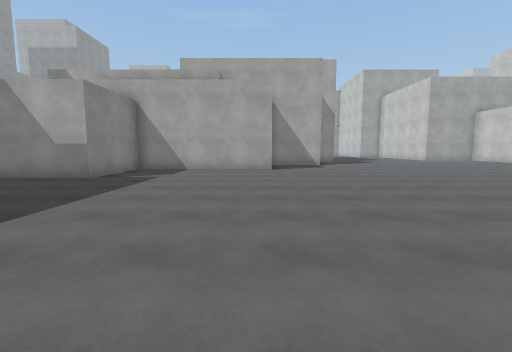
[1] (above)

19 first-person views from a walk through a 3-D level made in the Unity game engine. The camera is 1.4 m above the floor, tilts 6° down and sees 90° across. The floor is counted in squares, 2 m on a side. Each view is taken from the middle of a square. On the plan, view 1 faces up. The plan holds only what a view shows up to about 9 squares ahead; the rest is blank. The place goes on beyond the plan. Surface patterns are stand-ins for the level's own textures.

[2]
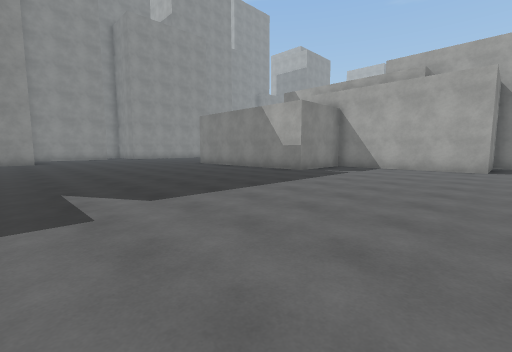

[3]
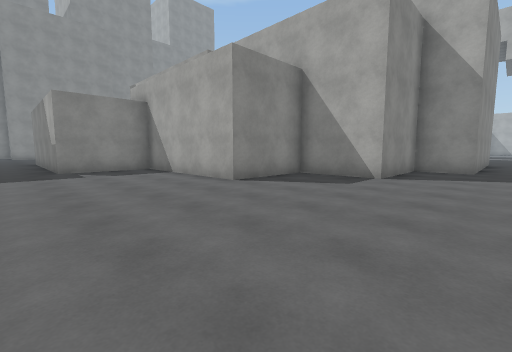

[4]
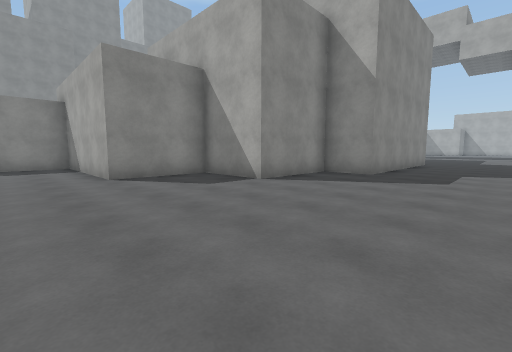

[5]
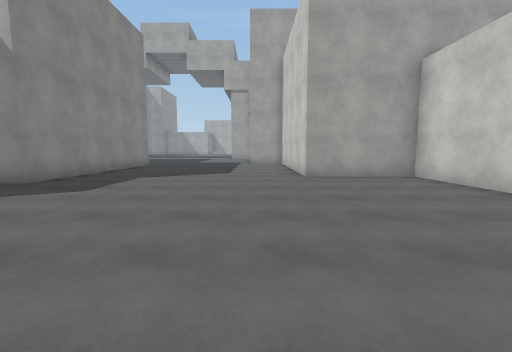

[6]
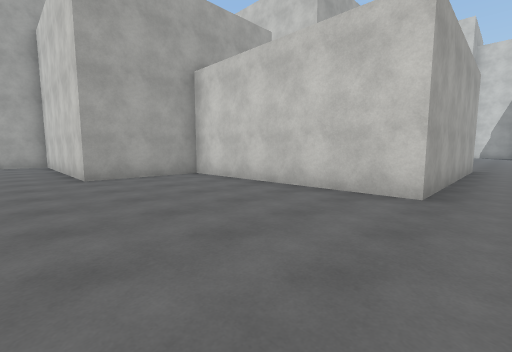

[7]
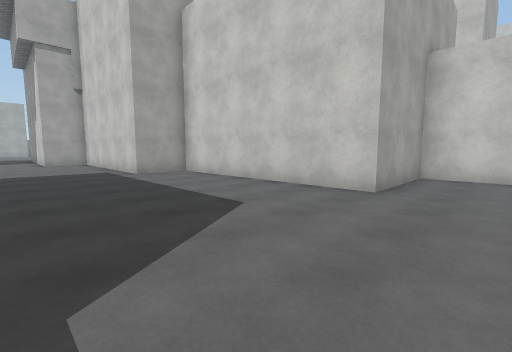

[8]
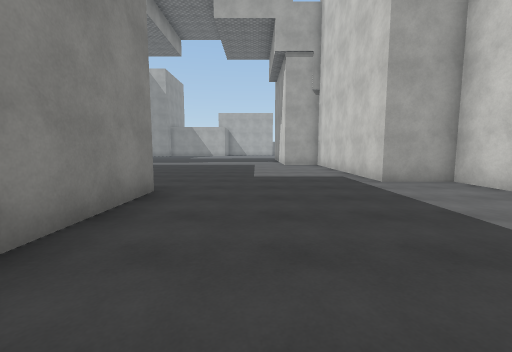

[9]
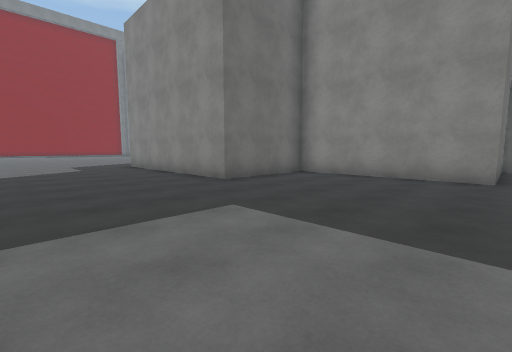

[10]
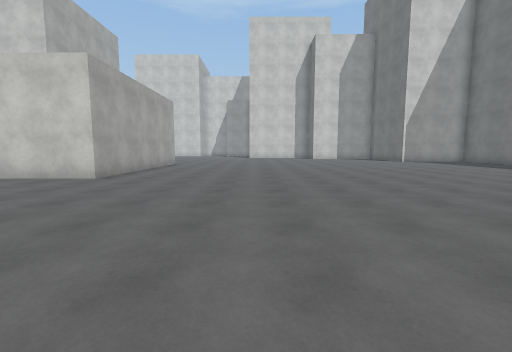

[11]
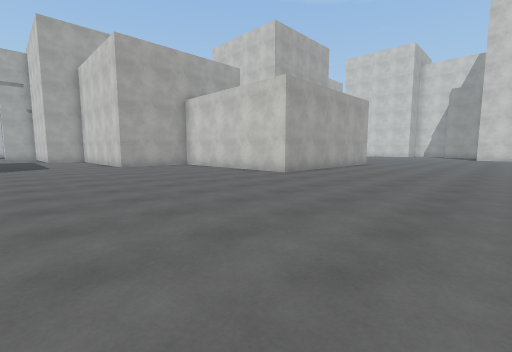

[12]
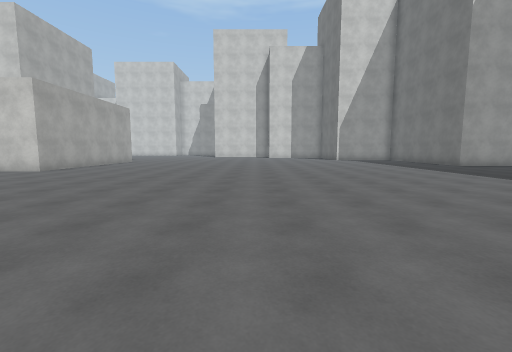

[13]
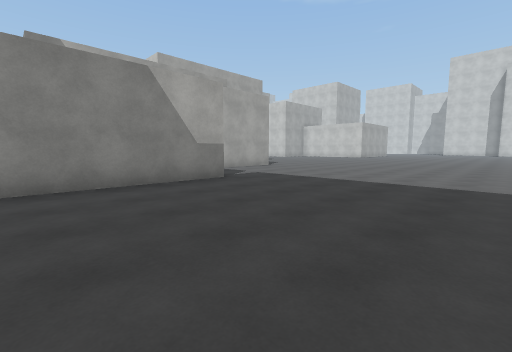

[14]
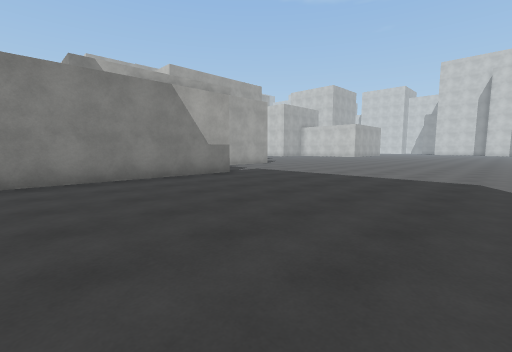

[15]
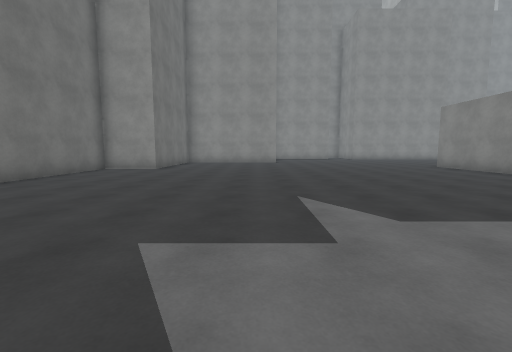

[16]
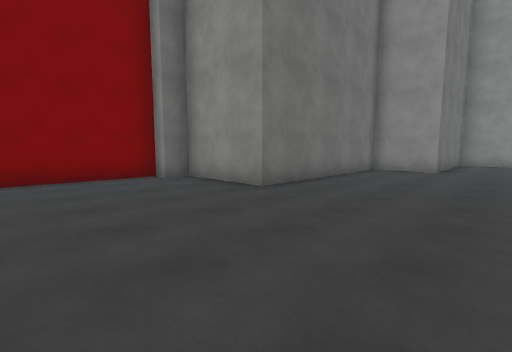

[17]
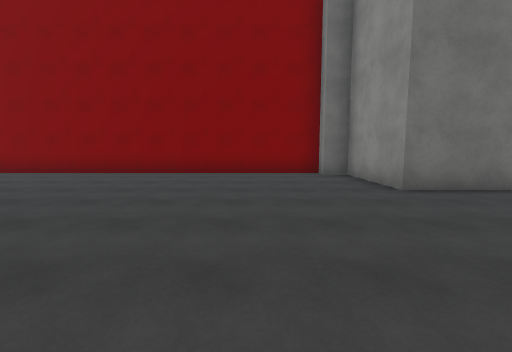

[18]
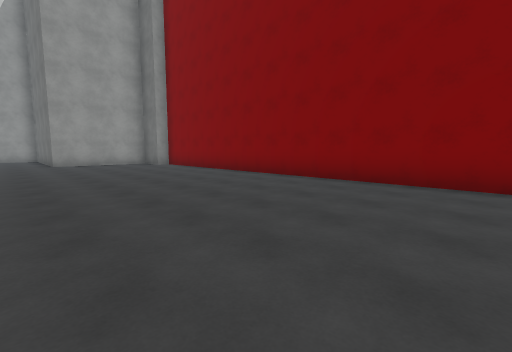

[19]
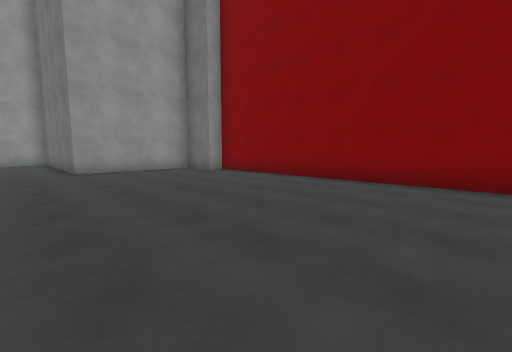

### Floor plan
Points are (right, up) in squares from view 1. A wall is a line through its corners. A room is listed if a view was taken in it or the views show most of it. See-through windows are left out.
Room 1 (views 1, 2, 3, 4, 5, 6, 7, 8, 9, 10, 11, 12, 13, 14, 15, 16, 17, 18, 19)
walls: (17.5, 9.8) (13.1, 9.8) (13.1, 15.5) (10.3, 15.5) (10.3, 21.5) (8.7, 21.5) (8.7, 25); (15.6, -8.2) (15.6, -5.5) (17.5, -5.5); (-9.5, -4.5) (-9.1, -4.5) (-9.1, -6.3) (-3.5, -6.3) (-3.5, -9) (-2.8, -9) (-2.8, -9.5) (14.2, -9.5) (14.2, -9) (14.9, -9); (-2.9, 24.8) (1.2, 24.8) (1.2, 20.3) (4.3, 20.3) (4.3, 14.2) (2.8, 14.2) (2.8, 11.3) (0.5, 11.3) (0.5, 8.7) (-4, 8.7) (-4, 6.1) (-9.1, 6.1)

Where each view was taken, in squares from view 1:
view 1: 0 up, 0 right, facing up
view 2: 1 down, 1 right, facing up-left
view 3: 5 up, 5 right, facing up-left
view 4: 7 up, 7 right, facing up-left
view 5: 9 up, 9 right, facing up
view 6: 9 up, 9 right, facing up-right
view 7: 14 up, 6 right, facing up-right
view 8: 16 up, 6 right, facing up
view 9: 25 up, 8 right, facing down-left
view 10: 6 up, 7 right, facing right
view 11: 5 up, 7 right, facing up-right
view 12: 3 up, 5 right, facing right
view 13: 1 up, 8 left, facing up-right
view 14: 0 up, 9 left, facing up-right
view 15: 1 down, 0 right, facing left
view 16: 3 down, 0 right, facing down-left
view 17: 2 down, 1 left, facing down
view 18: 4 down, 3 right, facing down-right
view 19: 4 down, 7 right, facing down-right
